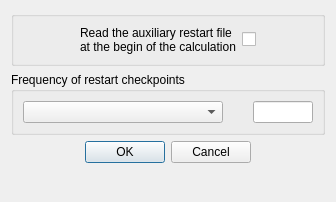
<ui version="4.0" >
 <class>StartRestartAdvancedDialogForm</class>
 <widget class="QDialog" name="StartRestartAdvancedDialogForm" >
  <property name="geometry" >
   <rect>
    <x>0</x>
    <y>0</y>
    <width>336</width>
    <height>202</height>
   </rect>
  </property>
  <property name="windowTitle" >
   <string>Dialog</string>
  </property>
  <layout class="QGridLayout" >
   <item row="0" column="0" >
    <widget class="QGroupBox" name="groupBoxRestart" >
     <property name="title" >
      <string/>
     </property>
     <layout class="QGridLayout" >
      <item row="0" column="0" >
       <layout class="QHBoxLayout" >
        <item>
         <spacer>
          <property name="orientation" >
           <enum>Qt::Horizontal</enum>
          </property>
          <property name="sizeHint" >
           <size>
            <width>20</width>
            <height>20</height>
           </size>
          </property>
         </spacer>
        </item>
        <item>
         <widget class="QLabel" name="labelILEAUX" >
          <property name="toolTip" >
           <string>Code_Saturne key word: ILEAUX</string>
          </property>
          <property name="text" >
           <string>Read the auxiliary restart file
at the begin of the calculation</string>
          </property>
         </widget>
        </item>
        <item>
         <widget class="QCheckBox" name="checkBoxReadAuxFile" >
          <property name="toolTip" >
           <string>Code_Saturne key word: ILEAUX</string>
          </property>
          <property name="text" >
           <string/>
          </property>
         </widget>
        </item>
        <item>
         <spacer>
          <property name="orientation" >
           <enum>Qt::Horizontal</enum>
          </property>
          <property name="sizeHint" >
           <size>
            <width>16</width>
            <height>16</height>
           </size>
          </property>
         </spacer>
        </item>
       </layout>
      </item>
     </layout>
    </widget>
   </item>
   <item row="1" column="0" >
    <widget class="QGroupBox" name="groupBoxFreq" >
     <property name="title" >
      <string>Frequency of restart checkpoints</string>
     </property>
     <layout class="QGridLayout" >
      <item row="0" column="0" >
       <layout class="QHBoxLayout" >
        <item>
         <widget class="QComboBox" name="comboBoxFreq" >
          <property name="minimumSize" >
           <size>
            <width>200</width>
            <height>0</height>
           </size>
          </property>
          <property name="toolTip" >
           <string>Code_Saturne key word: NTSUIT</string>
          </property>
         </widget>
        </item>
        <item>
         <spacer>
          <property name="orientation" >
           <enum>Qt::Horizontal</enum>
          </property>
          <property name="sizeHint" >
           <size>
            <width>20</width>
            <height>20</height>
           </size>
          </property>
         </spacer>
        </item>
        <item>
         <widget class="QLineEdit" name="lineEditNSUIT" >
          <property name="maximumSize" >
           <size>
            <width>60</width>
            <height>16777215</height>
           </size>
          </property>
          <property name="toolTip" >
           <string>Code_Saturne key word: NSUIT</string>
          </property>
         </widget>
        </item>
       </layout>
      </item>
     </layout>
    </widget>
   </item>
   <item row="2" column="0" >
    <widget class="QDialogButtonBox" name="buttonBox" >
     <property name="orientation" >
      <enum>Qt::Horizontal</enum>
     </property>
     <property name="standardButtons" >
      <set>QDialogButtonBox::Cancel|QDialogButtonBox::NoButton|QDialogButtonBox::Ok</set>
     </property>
     <property name="centerButtons" >
      <bool>true</bool>
     </property>
    </widget>
   </item>
   <item row="3" column="0" >
    <spacer>
     <property name="orientation" >
      <enum>Qt::Vertical</enum>
     </property>
     <property name="sizeHint" >
      <size>
       <width>20</width>
       <height>16</height>
      </size>
     </property>
    </spacer>
   </item>
  </layout>
 </widget>
 <resources/>
 <connections>
  <connection>
   <sender>buttonBox</sender>
   <signal>rejected()</signal>
   <receiver>StartRestartAdvancedDialogForm</receiver>
   <slot>reject()</slot>
   <hints>
    <hint type="sourcelabel" >
     <x>316</x>
     <y>260</y>
    </hint>
    <hint type="destinationlabel" >
     <x>286</x>
     <y>274</y>
    </hint>
   </hints>
  </connection>
  <connection>
   <sender>buttonBox</sender>
   <signal>accepted()</signal>
   <receiver>StartRestartAdvancedDialogForm</receiver>
   <slot>accept()</slot>
   <hints>
    <hint type="sourcelabel" >
     <x>248</x>
     <y>254</y>
    </hint>
    <hint type="destinationlabel" >
     <x>157</x>
     <y>274</y>
    </hint>
   </hints>
  </connection>
 </connections>
</ui>
